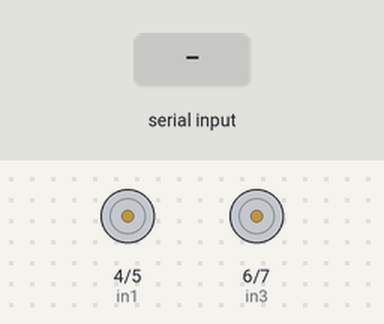
A sketch run on a simulated Arduino Uno, built with avr-gcc and run on an emulated ATmega328P. Parts: motor-driver pin pairs drawn as motors (green arrow = first pin HIGH = forward, orange = second pin HIGH = backward, longer = more drive, scaled by the enable pin). The inputs (shaded band) are chosen by the test bench.

Above: at 1.2 s.
1.3 s: "F\n" received over Serial
At 2.2 s:
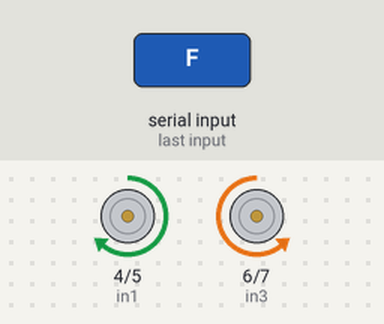
2.8 s: byte 66 ('B') received over Serial
At 3.3 s:
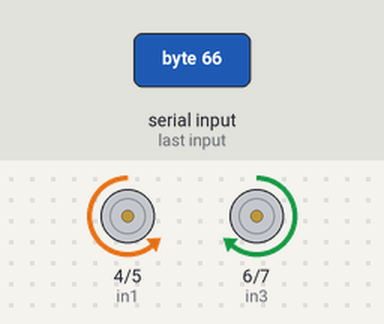
4.3 s: byte 76 ('L') received over Serial
At 5.5 s:
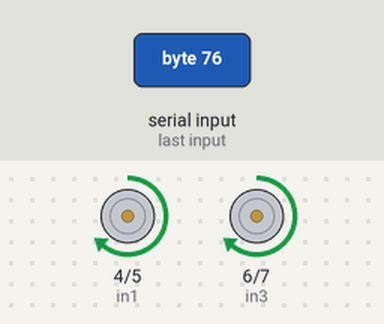
5.8 s: byte 82 ('R') received over Serial
At 6.8 s:
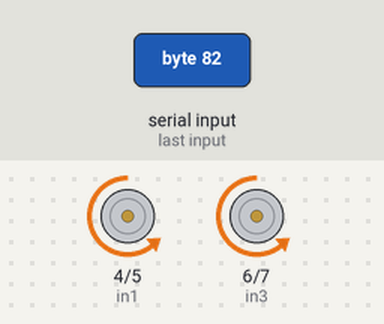
7.3 s: "B\n" received over Serial
At 7.9 s:
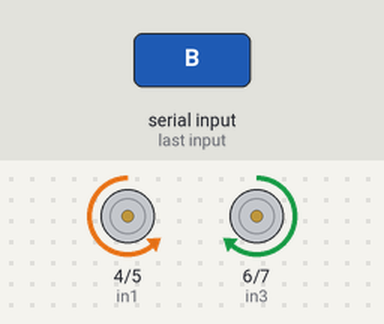
8.8 s: "L\n" received over Serial
At 9.1 s:
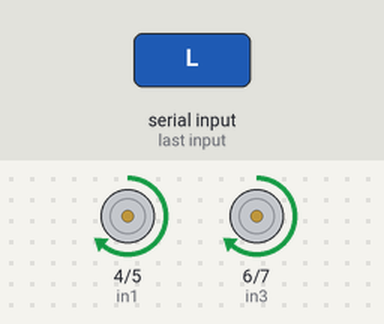
Timing chart, 0 to 11.3 s (numbered marks = the images above; inputs shaded):
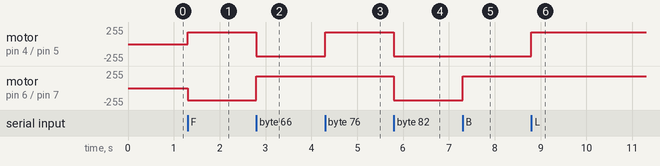

The sketch:

car_bluetooth.ino
```cpp
int in1 = 4, in2 = 5;
int in3 = 6, in4 = 7;
int enA = 3, enB = 9;

void setup() {
  pinMode(in1, OUTPUT); pinMode(in2, OUTPUT);
  pinMode(in3, OUTPUT); pinMode(in4, OUTPUT);
  pinMode(enA, OUTPUT); pinMode(enB, OUTPUT);

  stop();
  Serial.begin(9600);
}

void loop() {
  if (!Serial.available()) return;

  char c = Serial.read();
  if (c == '\n' || c == '\r') return;

  if (c >= 'a' && c <= 'z') c = c - 'a' + 'A';

  switch (c) {
    case 'F': forward(); break;
    case 'B': backward(); break;
    case 'L': left(); break;
    case 'R': right(); break;
    case 'S': stop(); break;
  }
}

void forward(){
  digitalWrite(in1, HIGH); digitalWrite(in2, LOW);
  digitalWrite(in3, LOW);  digitalWrite(in4, HIGH);
  analogWrite(enA, 180);   analogWrite(enB, 180);
}
void backward(){
  digitalWrite(in1, LOW);  digitalWrite(in2, HIGH);
  digitalWrite(in3, HIGH); digitalWrite(in4, LOW);
  analogWrite(enA, 180);   analogWrite(enB, 180);
}
void right(){
  digitalWrite(in1, LOW);  digitalWrite(in2, HIGH);
  digitalWrite(in3, LOW);  digitalWrite(in4, HIGH);
  analogWrite(enA, 180);   analogWrite(enB, 180);
}
void left(){
  digitalWrite(in1, HIGH); digitalWrite(in2, LOW);
  digitalWrite(in3, HIGH); digitalWrite(in4, LOW);
  analogWrite(enA, 180);   analogWrite(enB, 180);
}
void stop(){
  digitalWrite(in1, LOW); digitalWrite(in2, LOW);
  digitalWrite(in3, LOW); digitalWrite(in4, LOW);
  analogWrite(enA, 0);    analogWrite(enB, 0);
}
```

Measured:
- after the input at 1.3 s, motor on pin 4 (in1) / pin 5 (in2): stopped → forward 180/255 at once; motor on pin 6 (in3) / pin 7 (in4): stopped → backward 180/255 at once
- after the input at 2.8 s, motor on pin 4 (in1) / pin 5 (in2): forward 180/255 → backward 180/255 at once; motor on pin 6 (in3) / pin 7 (in4): backward 180/255 → forward 180/255 at once
- after the input at 4.3 s, motor on pin 4 (in1) / pin 5 (in2): backward 180/255 → forward 180/255 at once
- after the input at 5.8 s, motor on pin 4 (in1) / pin 5 (in2), motor on pin 6 (in3) / pin 7 (in4): forward 180/255 → backward 180/255 at once
- after the input at 7.3 s, motor on pin 6 (in3) / pin 7 (in4): backward 180/255 → forward 180/255 at once
- after the input at 8.8 s, motor on pin 4 (in1) / pin 5 (in2): backward 180/255 → forward 180/255 at once
